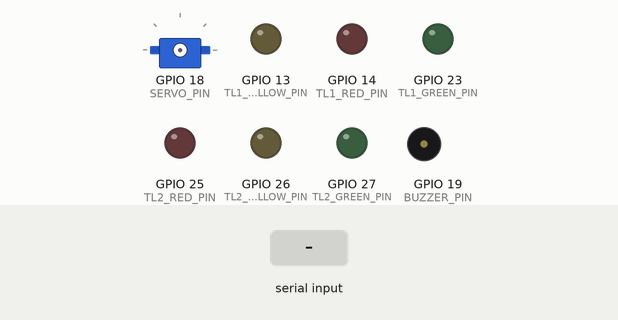
This program was run on a simulated ESP32. Parts: servo, output pins drawn as LEDs (lit = HIGH), buzzer (waves = sounding, pin HIGH). Inputs (shaded band) come from the test bench. What the program prints to the serial monitor is not drawn.

Above: at 1.4 s.
1.5 s: "BUZZER_HIGH\n" received over Serial
At 2.6 s:
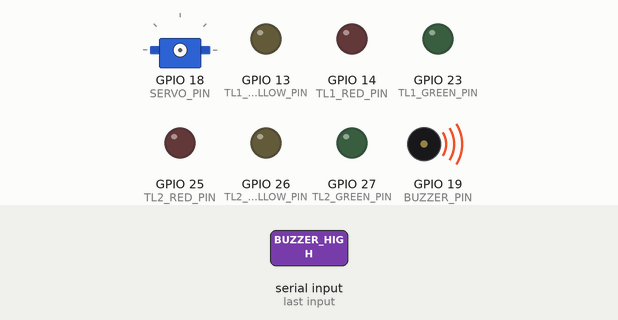
3.0 s: "SERVO_SET_90\n" received over Serial
4.5 s: "BUZZER_LOW\n" received over Serial
At 4.8 s:
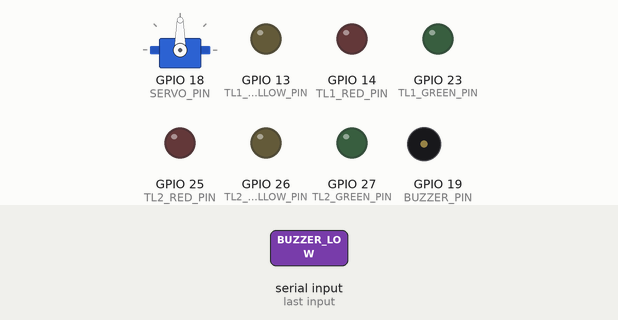
6.0 s: "SERVO_SET_30\n" received over Serial
At 7.2 s:
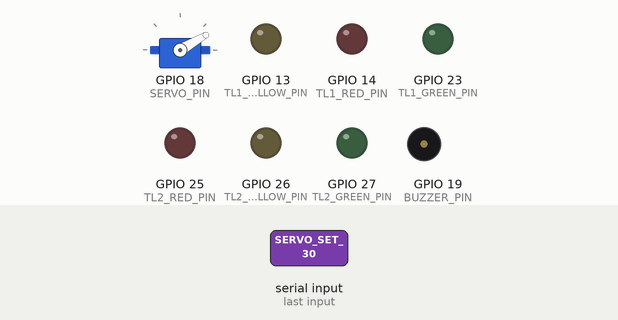
7.5 s: "SERVO_SET_100\n" received over Serial
At 8.4 s:
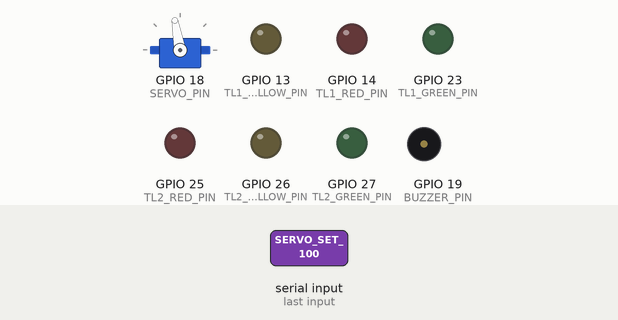
9.0 s: "BUZZER_HIGH\n" received over Serial
At 9.5 s:
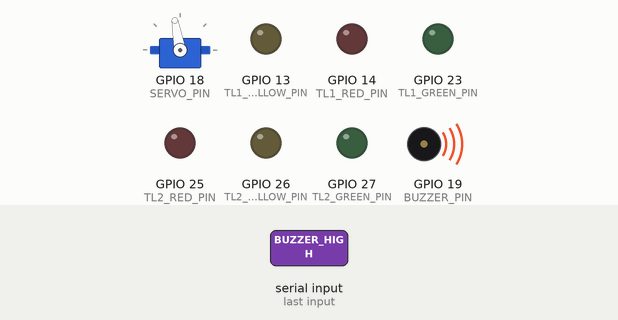
Timing chart, 0 to 11.5 s (numbered marks = the images above; inputs shaded):
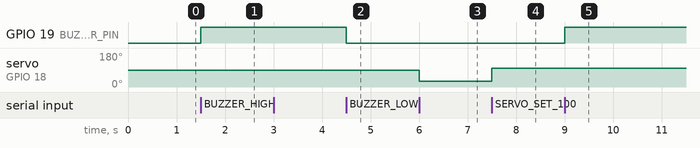

The program:

main.cpp
```cpp
#include <Arduino.h>
#include <ESP32Servo.h>

namespace {
constexpr uint8_t TL1_RED_PIN = 14;
constexpr uint8_t TL1_YELLOW_PIN = 13;
constexpr uint8_t TL1_GREEN_PIN = 23;
constexpr uint8_t TL2_RED_PIN = 25;
constexpr uint8_t TL2_YELLOW_PIN = 26;
constexpr uint8_t TL2_GREEN_PIN = 27;
constexpr uint8_t BUZZER_PIN = 19;
constexpr uint8_t SERVO_PIN = 18;

constexpr uint8_t LED_PINS[] = {
    TL1_RED_PIN,
    TL1_YELLOW_PIN,
    TL1_GREEN_PIN,
    TL2_RED_PIN,
    TL2_YELLOW_PIN,
    TL2_GREEN_PIN,
};

String inputLine;
Servo servo;
bool servoAttached = false;

void writeOutput(const char *name, uint8_t pin, uint8_t level) {
  digitalWrite(pin, level);
  Serial.print("AC1 WRITE actuator=");
  Serial.print(name);
  Serial.print(" gpio=");
  Serial.print(pin);
  Serial.print(" state=");
  Serial.println(level == HIGH ? "HIGH" : "LOW");
}

void allLedsOff() {
  for (const uint8_t pin : LED_PINS) {
    digitalWrite(pin, LOW);
  }
  Serial.println("AC1 WRITE actuator=ALL_LEDS gpio=25,26,27,14,13,23 state=LOW");
}

bool handleLedCommand(const String &command) {
  struct CommandSpec {
    const char *command;
    const char *name;
    uint8_t pin;
    uint8_t level;
  };

  static const CommandSpec commands[] = {
      {"TL1_R_ON", "TL1_RED", TL1_RED_PIN, HIGH},
      {"TL1_R_OFF", "TL1_RED", TL1_RED_PIN, LOW},
      {"TL1_Y_ON", "TL1_YELLOW", TL1_YELLOW_PIN, HIGH},
      {"TL1_Y_OFF", "TL1_YELLOW", TL1_YELLOW_PIN, LOW},
      {"TL1_G_ON", "TL1_GREEN", TL1_GREEN_PIN, HIGH},
      {"TL1_G_OFF", "TL1_GREEN", TL1_GREEN_PIN, LOW},
      {"TL2_R_ON", "TL2_RED", TL2_RED_PIN, HIGH},
      {"TL2_R_OFF", "TL2_RED", TL2_RED_PIN, LOW},
      {"TL2_Y_ON", "TL2_YELLOW", TL2_YELLOW_PIN, HIGH},
      {"TL2_Y_OFF", "TL2_YELLOW", TL2_YELLOW_PIN, LOW},
      {"TL2_G_ON", "TL2_GREEN", TL2_GREEN_PIN, HIGH},
      {"TL2_G_OFF", "TL2_GREEN", TL2_GREEN_PIN, LOW},
  };

  for (const CommandSpec &spec : commands) {
    if (command == spec.command) {
      writeOutput(spec.name, spec.pin, spec.level);
      return true;
    }
  }
  return false;
}

void printStatus() {
  Serial.print("AC1 STATUS leds=");
  for (size_t index = 0; index < sizeof(LED_PINS) / sizeof(LED_PINS[0]); ++index) {
    if (index > 0) {
      Serial.print(',');
    }
    Serial.print(LED_PINS[index]);
    Serial.print(':');
    Serial.print(digitalRead(LED_PINS[index]) == HIGH ? "HIGH" : "LOW");
  }
  Serial.print(" buzzer=RELEASED servo=");
  Serial.print(servoAttached ? "HOLDING_90" : "NOT_ATTACHED");
  Serial.println(" ready=YES");
}

void handleCommand(String command) {
  command.trim();
  command.toUpperCase();
  if (command.length() == 0) {
    return;
  }

  Serial.print("AC1 RX command=");
  Serial.println(command);

  if (handleLedCommand(command)) {
    return;
  }
  if (command == "ALL_LEDS_OFF") {
    allLedsOff();
    return;
  }
  if (command == "BUZZER_HIGH") {
    pinMode(BUZZER_PIN, OUTPUT);
    writeOutput("BUZZER", BUZZER_PIN, HIGH);
    return;
  }
  if (command == "BUZZER_LOW") {
    pinMode(BUZZER_PIN, OUTPUT);
    writeOutput("BUZZER", BUZZER_PIN, LOW);
    return;
  }
  if (command == "BUZZER_RELEASE") {
    digitalWrite(BUZZER_PIN, LOW);
    pinMode(BUZZER_PIN, INPUT);
    Serial.println("AC1 WRITE actuator=BUZZER gpio=19 state=RELEASED");
    return;
  }
  if (command == "SERVO_SET_90") {
    if (!servoAttached) {
      servo.attach(SERVO_PIN);
      servoAttached = true;
    }
    servo.write(90);
    Serial.println("AC1 WRITE actuator=SERVO gpio=18 angle=90 state=HOLDING");
    return;
  }
  if (command == "SERVO_SET_30") {
    if (!servoAttached) {
      servo.attach(SERVO_PIN);
      servoAttached = true;
    }
    servo.write(30);
    Serial.println("AC1 WRITE actuator=SERVO gpio=18 angle=30 state=HOLDING");
    return;
  }
  if (command == "SERVO_SET_100") {
    if (!servoAttached) {
      servo.attach(SERVO_PIN);
      servoAttached = true;
    }
    servo.write(100);
    Serial.println("AC1 WRITE actuator=SERVO gpio=18 angle=100 state=HOLDING");
    return;
  }
  if (command == "SERVO_SET_110") {
    if (!servoAttached) {
      servo.attach(SERVO_PIN);
      servoAttached = true;
    }
    servo.write(110);
    Serial.println("AC1 WRITE actuator=SERVO gpio=18 angle=110 state=HOLDING");
    return;
  }
  if (command == "SERVO_SET_120") {
    if (!servoAttached) {
      servo.attach(SERVO_PIN);
      servoAttached = true;
    }
    servo.write(120);
    Serial.println("AC1 WRITE actuator=SERVO gpio=18 angle=120 state=HOLDING");
    return;
  }
  if (command == "SERVO_RELEASE") {
    if (servoAttached) {
      servo.detach();
      servoAttached = false;
    }
    pinMode(SERVO_PIN, INPUT);
    Serial.println("AC1 WRITE actuator=SERVO gpio=18 state=RELEASED");
    return;
  }
  if (command == "STATUS") {
    printStatus();
    return;
  }

  Serial.print("AC1 ERROR unknown_command=");
  Serial.println(command);
}

void printStartupBanner() {
  Serial.println();
  Serial.println("=== CityResponder AC1 bring-up ===");
  Serial.println("node=AC1 serial=115200 mode=MANUAL_ONLY");
  Serial.println("TL1 PRIMARY RED=GPIO14 YELLOW=GPIO13 GREEN=GPIO23");
  Serial.println("TL2 STANDBY RED=GPIO25 YELLOW=GPIO26 GREEN=GPIO27");
  Serial.println("BUZZER SIG=GPIO19 polarity=UNVERIFIED startup=RELEASED");
  Serial.println("SERVO SIGNAL=GPIO18 state=NOT_ATTACHED angle=UNDEFINED");
  Serial.println("LED startup state=ALL_OFF");
  Serial.println("commands=TL1_R_ON/OFF,TL1_Y_ON/OFF,TL1_G_ON/OFF,TL2_R_ON/OFF,TL2_Y_ON/OFF,TL2_G_ON/OFF,ALL_LEDS_OFF,BUZZER_HIGH,BUZZER_LOW,BUZZER_RELEASE,SERVO_SET_30,SERVO_SET_90,SERVO_SET_100,SERVO_SET_110,SERVO_SET_120,SERVO_RELEASE,STATUS");
  Serial.println("AC1 READY");
}
}  // namespace

void setup() {
  for (const uint8_t pin : LED_PINS) {
    digitalWrite(pin, LOW);
    pinMode(pin, OUTPUT);
  }

  digitalWrite(BUZZER_PIN, LOW);
  pinMode(BUZZER_PIN, INPUT);
  digitalWrite(SERVO_PIN, LOW);
  pinMode(SERVO_PIN, INPUT);

  Serial.begin(115200);
  inputLine.reserve(64);
  delay(250);
  printStartupBanner();
}

void loop() {
  while (Serial.available() > 0) {
    const char incoming = static_cast<char>(Serial.read());
    if (incoming == '\n' || incoming == '\r') {
      if (inputLine.length() > 0) {
        handleCommand(inputLine);
        inputLine = "";
      }
    } else if (inputLine.length() < 63) {
      inputLine += incoming;
    }
  }
}
```

Measured:
- after the input at 1.5 s, GPIO 19 (BUZZER_PIN): LOW → HIGH at once
- after the input at 4.5 s, GPIO 19 (BUZZER_PIN): HIGH → LOW at once
- after the input at 6.0 s, servo on GPIO 18 (SERVO_PIN): 90° → 30° at once
- after the input at 7.5 s, servo on GPIO 18 (SERVO_PIN): 30° → 100° at once
- after the input at 9.0 s, GPIO 19 (BUZZER_PIN): LOW → HIGH at once
